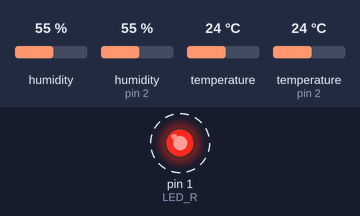
The sketch below on a simulated Arduino Uno, built with avr-gcc and run on an emulated ATmega328P. Shown: output pins drawn as LEDs (lit = HIGH). Wiring (inferred from the names in the program): 2 × DHT22 sensor: data pin 0 / data pin 2. Dashed ring = blinking. The inputs (shaded band) are chosen by the test bench; at power-on: humidity 55 %, humidity (sensor on pin 2) 55 %, temperature 24 °C, temperature (sensor on pin 2) 24 °C. The local clock reads 2024-03-15 10:24:30 at power-on unless the sketch sets it; storage starts empty.

Above: at 0.11 s.
Timing chart, 0 to 3.0 s (numbered marks = the images above):
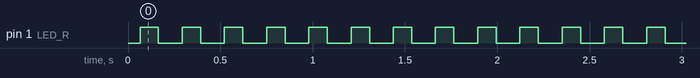

The sketch:

JUNTANDO_TODO.ino
```cpp
//////////////////////////////////////////////////////////////////
///////////////// Smart GreenHouse V1.0 //////////////////////////
//////////////////////////////////////////////////////////////////
/////// Notas: Conexion de sensores GND: Azul-BlancoAzul /////////
///////                        Dato: BlancoNaraja-BlancoMarron ///
///////                          VCC: Naranja-Marron /////////////
//////////////////////////////////////////////////////////////////

#include <Wire.h> // must be included here so that Arduino library object file references work
#include <RtcDS3231.h>
#include "DHT.h"
#include <SD.h>
#include <SPI.h>
#define DHTPIN1 0 //ACA EL PIN NO VA EL PIN (EJM  2 DEL D2), VA EL GPIO REAL DEL PUERTO DIGITAL
#define DHTPIN2 2 //
#define DHTTYPE DHT21
#define chipSelect 15
#define LED_R 1    //led rojo  TX
#define AUX 16 //SALIDA AUX


RtcDS3231<TwoWire> Rtc(Wire);
DHT dht1 (DHTPIN1, DHTTYPE);
DHT dht2 (DHTPIN2, DHTTYPE);

void RTCinit(void);
boolean escritura_SD(String dia, String hora, float temperatura, int humedad);

String Fecha_s;  //Fecha en formato string
String Hora_s;   //Hora en formato string
boolean flag=0;
boolean f=0;
File archivo;

void setup () {
    pinMode(LED_R,OUTPUT);
   // Serial.begin(9600);

    //////////////////
    //SETUP DE LA SD//
    //////////////////
    SD.begin(chipSelect);
    /////////////////
    //SETUP DEL RTC//
    /////////////////
    RTCinit();

    /////////////////
    //SETUP DEL DHT//
    /////////////////
    dht1.begin();
    dht2.begin();
}

void loop () {
  RtcDateTime Hora_Actual = Rtc.GetDateTime();

  int h1 = dht1.readHumidity();
  float t1 = dht1.readTemperature();
  int h2 = dht2.readHumidity();
  float t2 = dht2.readTemperature();

  float t=(t1+t2)/2;
  int h=(h1+h2)/2;

  int hora = Hora_Actual.Hour();
  int minutos = Hora_Actual.Minute();
  int segundos = Hora_Actual.Second();
  int dia= Hora_Actual.Day();
  int mes= Hora_Actual.Month();
  int ano= Hora_Actual.Year();

  Fecha_s= String(dia)+"-"+String(mes)+"-"+String(ano);
  Hora_s= String(hora)+":"+String(minutos);
  //flag = escritura_SD(Fecha_s,Hora_s,t,h);
  digitalWrite(LED_R,flag);

  if( minutos==0 && segundos<=1){
    flag = escritura_SD(Fecha_s,Hora_s,t,h);
    delay(1010);
    }
  if( minutos==15 && segundos<=1){
     flag = escritura_SD(Fecha_s,Hora_s,t,h);
     delay(1010);
    }
  if( minutos==30 && segundos<=1){
     flag = escritura_SD(Fecha_s,Hora_s,t,h);
     delay(1010);
    }
  if( minutos==45 && segundos<=1){
     flag = escritura_SD(Fecha_s,Hora_s,t,h);
     delay(1010);
    }
  while(flag==false){
    SD.begin(chipSelect);
    flag = escritura_SD(Fecha_s,Hora_s,t,h);
    digitalWrite(LED_R,1);
    delay(100);
    digitalWrite(LED_R,0);
    delay(100);
  }

}

 void RTCinit() {
    Rtc.Begin();
    Rtc.SetDateTime(RtcDateTime(__DATE__,__TIME__)); //este se debe descomentar para cargar la hora desde la computadora.
    Rtc.Enable32kHzPin(false);
    // Rtc.SetSquareWavePin(DS3231SquareWavePin_ModeNone);
  }

boolean escritura_SD(String dia, String hora, float temperatura, int humedad){
  /*Parametros:
   *  día: String formateado previamente ej: dd-mm-aaaa
   *  hora: String formateado previamente ej: hh:mm
   *  temperatura
   *  humedad
   *
   *  Salida: archivo con nombre "dd-mm-aaaa.txt" y formado de datos: hh:mm,tt.t,hh
   */
  String cadena;
  String nombre = Fecha_s + ".txt";
  archivo = SD.open(nombre, 0x04 | 0x02 | 0x10);  //se definen los permisos del archivo 0x04 APPEND, 0x02 WRITE, 0x10 CREATE
  cadena = hora + "," + String(temperatura) + "," + String(humedad) + "\r\n"; //aca van los datos armardos
  if(SD.exists(nombre)){
    if (archivo) {
      archivo.print(cadena);
      //digitalWrite(LED_R,HIGH);
      return true;
    }
  }
  else{
    return false;
  }
}
```

Measured:
- by itself, pin 1 (LED_R): alternates HIGH for 0.10 s and LOW for 0.13 s
